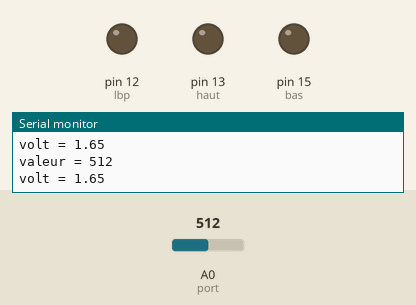
The sketch below on a simulated Arduino Uno, built with avr-gcc and run on an emulated ATmega328P. Parts: output pins drawn as LEDs (lit = HIGH), the last lines printed to the serial monitor. Inputs (shaded band) come from the test bench; at power-on: A0 (port) = 512.

Above: at 12.8 s.
12.9 s: A0 (port) set to 129
21.9 s: A0 (port) set to 113
At 24.8 s:
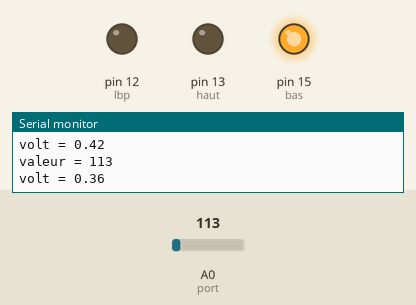
Timing chart, 0 to 43.5 s (numbered marks = the images above; inputs shaded):
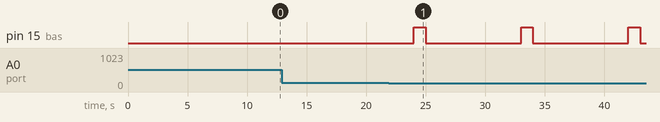

Measured:
- the behaviour switches between 120 and 119 on A0 (port) (found by bisection; images 0 and 1)
- after the input at 21.9 s, pin 15 (bas): alternates HIGH for 1.0 s and LOW for 8.0 s, starting after 2.1 s

The sketch:

mod_lum_simple.ino
```cpp
 /*
 Projet de sonde luminosité.
 Ajout de commande des volets roulants pour une gestion de la fermeture la nuit du logement.

 Basé sur l'exemple Basic ESP8266 MQTT

 Il cherche une connexion sur un serveur MQTT puis :
  - Lit la luminusité et réagit en fonction
    * Au dessus du seuil - rien
    * au dessous - ferme les volets,
  - Il envoie tout cela en MQTT

 FUTUR :
 On pourra définir les paramètres via une instruction MQTT

 Exemples :
 MQTT:
 https://github.com/aderusha/IoTWM-ESP8266/blob/master/04_MQTT/MQTTdemo/MQTTdemo.ino
 Witty:
 https://blog.the-jedi.co.uk/2016/01/02/wifi-witty-esp12f-board/
 Module tricapteur:
 http://arduinolearning.com/code/htu21d-bmp180-bh1750fvi-sensor-example.php

 Commande et conf MQTT
 - mod_lum/conf = Défini le seuil de luminosité bas
 - mod_lum/cmd  =
    si mesg == "ON" 	On allume la led
    si mesg == "OFF" 	On éteint la led
 - mod_lum/haut = si mesg == "ON" on monte les volets
 - mod_lum/bas = si mesg == "ON" on baisse les volets
 - mod_lum/cmd =
    si mesg == "aff" On renvoi la valeur de conf luminosité topic MQTT "mod_lum/conflum"
    si mesg == "tmp" On renvoi le valeur de conf du temps topic MQTT mod_lum/conflum"
  - mod_lum/conftemps Défini la valeur de temps entre 2 mesures.


*/

#include <DHT.h>


// DHT 11 sensor
#define DHTPIN 2
#define DHTTYPE DHT11

// Utilisation d’une photo-résistance
// Et ports pour cmd volet
const int port = A0;    // LDR
#define haut 13		// port de commande des volets
//#define arret 13
#define bas 15
//#define lbp 14
#define lbp 12


// DHT sensor
DHT dht(DHTPIN, DHTTYPE, 15);

// Variables
int valeur = 0;         // temperature
float vin = 0;          // voltage capteur
char msg[100];          // Buffer pour envoyer message mqtt
int value = 0;
unsigned long readTime;
char floatmsg[10];      // Buffer pour les nb avec virgules
char message_buff[100]; // Buffer qui permet de décoder les messages MQTT reçus
long lastMsg = 0;       // Horodatage du dernier message publié sur MQTT
long lastbas = 0;       // compteur entre 2 lecture de capteur
bool debug = true;     // Affiche sur la console si True
bool mess = false;      // true si message reçu
String sujet = "";      // contient le topic
String mesg = "";       // contient le message reçu
int lum = 120;           // Valeur de luminosité par défaut
long lsmg = 6000;       // Valeur de temps entre 2 lectures
bool enbas = false;     // Flag de test volet bas
unsigned int addr = 0;  // addresse de stockage de lum

//========================================
void setup() {
  pinMode(haut, OUTPUT);     // Initialize le mvmt haut
//  pinMode(arret, OUTPUT);     // Initialize le mvmt arret
  pinMode(bas, OUTPUT);     // Initialize le mvmt bas
  pinMode(lbp, OUTPUT);     // Initialize la LED verte
//  digitalWrite(bas,HIGH);

  Serial.begin(115200);

  if (debug) {
    Serial.print("luminosité enregistrée ");
    Serial.println(lum);
    Serial.print("temps enregistré ");
    Serial.println(lsmg);
  }
}


//========================================
/* Baiise le volet
 * essai en 2 fois séparé par 120sec
 */
 void baisse_volet() {
  long tmp = millis();

  int cmpt = 1;
  while ( cmpt <= 3 ) {
    digitalWrite(bas,HIGH);
    delay(1000);
    digitalWrite(bas,LOW);
    delay(8000);

    if (debug) {
      Serial.println("cmpt ");
      Serial.println(cmpt);
    }
    //cmpt = cmpt + 1;
    ++cmpt;
    if (debug) {
      Serial.println("cmpt++ ");
      Serial.print(cmpt);
    }
  }
 }


//========================================
void loop() {
  String idx;
  //char volt[8];
  String volt;

  // renvoie le niveau de la ldr tous les 10 sec
  long now = millis();
  if (now - lastMsg > lsmg) {
    lastMsg = now;
  // Lit l’entrée analogique A0
    char guillemet = '"';
    valeur = analogRead(port);
    //valeur = guillemet + valeur + guillemet;
    String val = String(valeur);

  // convertit l’entrée en volt
    vin = (valeur * 3.3) / 1024.0;
    volt=String(vin);
    //dtostrf(vin, 6, 2, volt);


    if (debug) {
      Serial.print("valeur = ");
      Serial.println(valeur);
      Serial.print("volt = ");
      Serial.println(vin);
    }

    if (( valeur < lum ) && (!enbas)) {
        baisse_volet();
        enbas = true;
    }
    if (( valeur > lum ) && (enbas)) {
      // renvoie les niveaux des capteurs tous les 180 sec (3min)
      // et traite les infos des capteurs pour lever/abaisser les volets
      long now2 = millis();
      if (lastbas == 0) {
        lastbas=now2;
      }
      if (now2 - lastbas > 8000) {
        lastbas = 0;
        enbas = false;
      }
    }
  }

}
// fin loop
```
